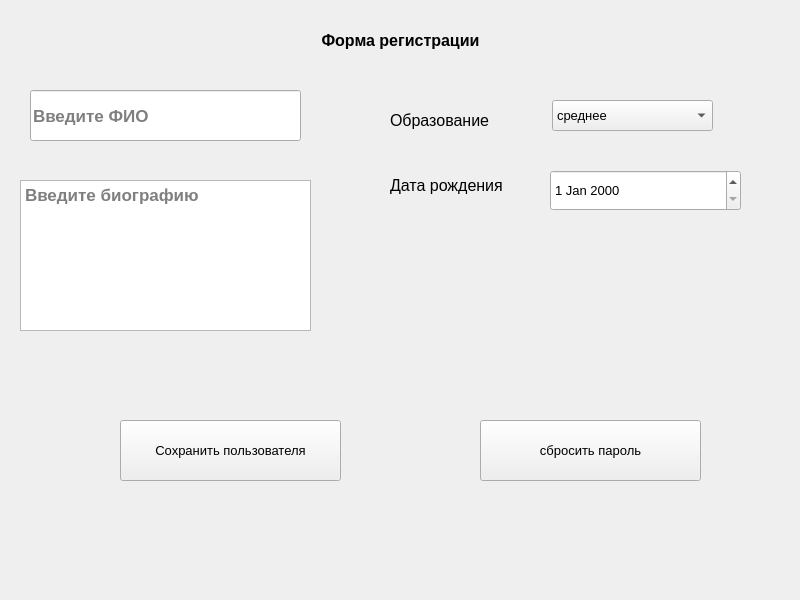
<?xml version="1.0" encoding="UTF-8"?>
<ui version="4.0">
 <class>MainWindow</class>
 <widget class="QMainWindow" name="MainWindow">
  <property name="geometry">
   <rect>
    <x>0</x>
    <y>0</y>
    <width>800</width>
    <height>600</height>
   </rect>
  </property>
  <property name="windowTitle">
   <string>MainWindow</string>
  </property>
  <widget class="QWidget" name="centralwidget">
   <widget class="QLabel" name="title_lable">
    <property name="geometry">
     <rect>
      <x>220</x>
      <y>10</y>
      <width>361</width>
      <height>61</height>
     </rect>
    </property>
    <property name="font">
     <font>
      <pointsize>12</pointsize>
      <weight>75</weight>
      <bold>true</bold>
     </font>
    </property>
    <property name="text">
     <string>Форма регистрации</string>
    </property>
    <property name="alignment">
     <set>Qt::AlignCenter</set>
    </property>
   </widget>
   <widget class="QTextEdit" name="user_bio">
    <property name="geometry">
     <rect>
      <x>20</x>
      <y>180</y>
      <width>291</width>
      <height>151</height>
     </rect>
    </property>
    <property name="font">
     <font>
      <pointsize>13</pointsize>
      <weight>75</weight>
      <bold>true</bold>
     </font>
    </property>
    <property name="placeholderText">
     <string>Введите биографию</string>
    </property>
   </widget>
   <widget class="QLineEdit" name="usuer_fio">
    <property name="geometry">
     <rect>
      <x>30</x>
      <y>90</y>
      <width>271</width>
      <height>51</height>
     </rect>
    </property>
    <property name="font">
     <font>
      <pointsize>13</pointsize>
      <weight>75</weight>
      <bold>true</bold>
     </font>
    </property>
    <property name="placeholderText">
     <string>Введите ФИО</string>
    </property>
   </widget>
   <widget class="QComboBox" name="comboBox">
    <property name="geometry">
     <rect>
      <x>552</x>
      <y>100</y>
      <width>161</width>
      <height>31</height>
     </rect>
    </property>
    <property name="font">
     <font>
      <pointsize>10</pointsize>
     </font>
    </property>
    <item>
     <property name="text">
      <string>среднее</string>
     </property>
    </item>
    <item>
     <property name="text">
      <string>неполное высшее</string>
     </property>
    </item>
    <item>
     <property name="text">
      <string>высшее</string>
     </property>
    </item>
   </widget>
   <widget class="QLabel" name="title_edq">
    <property name="geometry">
     <rect>
      <x>390</x>
      <y>100</y>
      <width>131</width>
      <height>41</height>
     </rect>
    </property>
    <property name="font">
     <font>
      <pointsize>12</pointsize>
     </font>
    </property>
    <property name="text">
     <string>Образование</string>
    </property>
   </widget>
   <widget class="QLabel" name="title_date">
    <property name="geometry">
     <rect>
      <x>390</x>
      <y>170</y>
      <width>141</width>
      <height>31</height>
     </rect>
    </property>
    <property name="font">
     <font>
      <pointsize>12</pointsize>
      <weight>50</weight>
      <bold>false</bold>
     </font>
    </property>
    <property name="text">
     <string>Дата рождения</string>
    </property>
   </widget>
   <widget class="QDateEdit" name="user_birth">
    <property name="geometry">
     <rect>
      <x>550</x>
      <y>170</y>
      <width>191</width>
      <height>41</height>
     </rect>
    </property>
    <property name="font">
     <font>
      <pointsize>10</pointsize>
     </font>
    </property>
   </widget>
   <widget class="QPushButton" name="button_save_user">
    <property name="geometry">
     <rect>
      <x>120</x>
      <y>420</y>
      <width>221</width>
      <height>61</height>
     </rect>
    </property>
    <property name="font">
     <font>
      <pointsize>10</pointsize>
     </font>
    </property>
    <property name="text">
     <string>Сохранить пользователя</string>
    </property>
   </widget>
   <widget class="QPushButton" name="button_clean">
    <property name="geometry">
     <rect>
      <x>480</x>
      <y>420</y>
      <width>221</width>
      <height>61</height>
     </rect>
    </property>
    <property name="font">
     <font>
      <pointsize>10</pointsize>
     </font>
    </property>
    <property name="text">
     <string>сбросить пароль</string>
    </property>
   </widget>
  </widget>
 </widget>
 <resources/>
 <connections/>
</ui>
